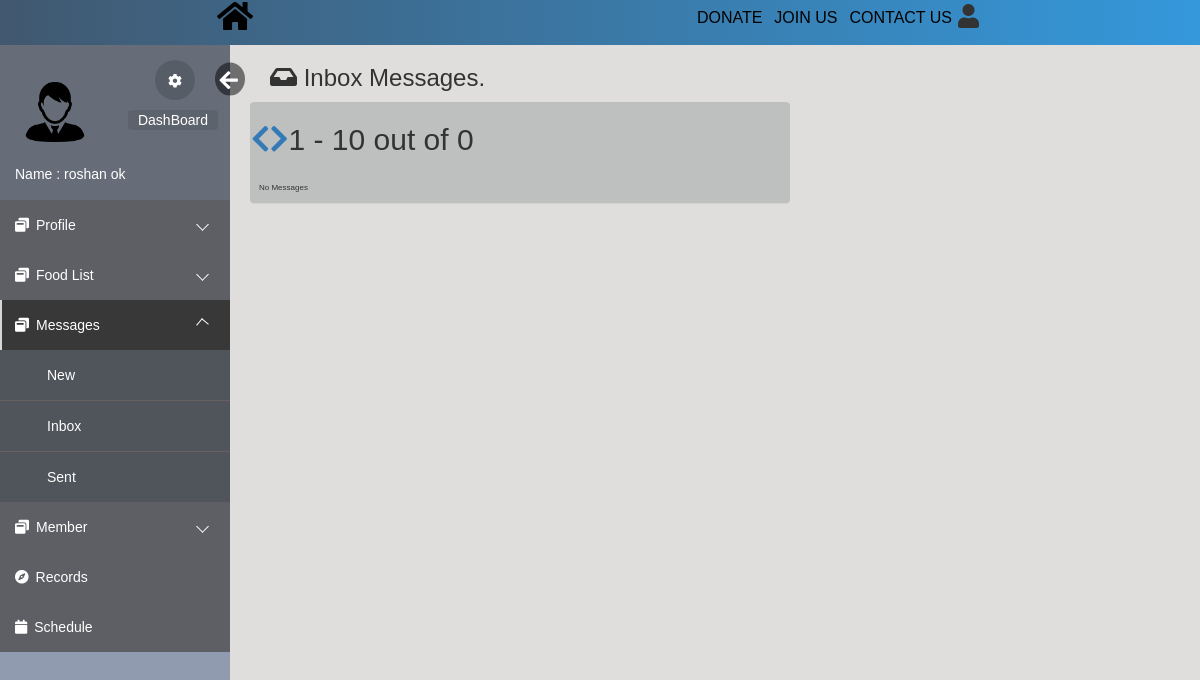
Page /html/inbox.php (signed in) on the earlier database version.
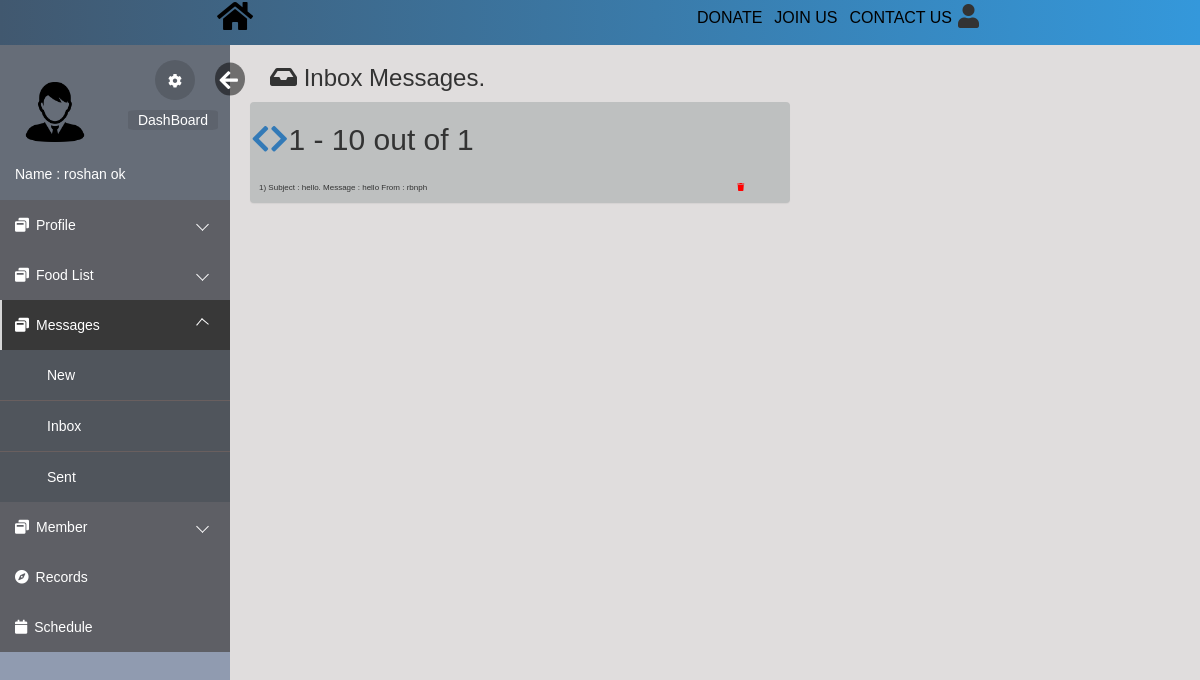
Same page on the later database version.
### tables this page shows
CREATE TABLE `messages` (
  `message_id` int(10) UNSIGNED NOT NULL,
  `msg_to` varchar(20) DEFAULT NULL,
  `msg_from` varchar(20) DEFAULT NULL,
  `subject` varchar(30) DEFAULT NULL,
  `message` varchar(255) DEFAULT NULL,
  `date` timestamp NULL DEFAULT CURRENT_TIMESTAMP ON UPDATE CURRENT_TIMESTAMP
);

### html/inbox.php (the view, shortened to what the changed rows need)
<?php
$pos=null;
 ?>
<!DOCTYPE html>
<html lang="en">
<head>
    <link rel="stylesheet" href="https://maxcdn.bootstrapcdn.com/bootstrap/3.3.6/css/bootstrap.min.css">
    <link rel="stylesheet" href="https://maxcdn.bootstrapcdn.com/font-awesome/4.6.3/css/font-awesome.min.css">
    <link rel="stylesheet" href="../css/loginindex.css">
    <link rel="stylesheet" href="css/editprofile.css">
    <link rel="stylesheet" href="css/index.css">
    <link rel="stylesheet" href="https://use.fontawesome.com/releases/v5.3.1/css/all.css">
</head>
<body>
    <div class="body_wrapper">
        <div class="container">
            <div class="col-md-6 col-sm-9 contains">
                <div class="panel profile-panel">
                <h2>
                    <?php
                    $from=$_SESSION['username'];
                          $sql = "SELECT * from `messages` where `msg_to`='$from'";
                            require_once("DBConnect.php");
                            $resulttotal = $conn-> query($sql);
                            $total = mysqli_num_rows($resulttotal);?>
              <?php if($pos==null){$pos=0;}?>
              <?php if($pos>0){?>
              <a style="float:left;" href="sent.php?pos=<?php echo $pos-10;?>"><i class="fa fa-chevron-left"></i></a>
              <?php }else { ?>
              <a style="float:left;"><i class="fa fa-chevron-left"></i></a>
              <?php }
              if($pos<$total && $total-$pos>10){ ?>
              <a style="float:left;" href="sent.php?pos=<?php echo $pos+10;?>"><i class="fa fa-chevron-right"></i></a>
              <?php } else { ?>
                <a style="float:left;"><i class="fa fa-chevron-right"></i></a>
              <?php } ?>
              <p style="margin:8px 0 0 5px;"><?php echo ($pos+1)." - ".($pos+10);?> out of <?php echo $total?></p>
              </h2>
                    <table>
    <?php
    $count=1;
    require_once("DBConnect.php");
    $from=$_SESSION['username'];
        $sql = "SELECT * from `messages` WHERE `msg_to`='$from' ORDER BY `message_id` DESC";
	$result = $conn-> query($sql);
	if($result-> num_rows >0){
            $del_count=0;
            while($del_count<20 &&  $row = $result-> fetch_assoc()){
                echo "<tr><td>".$count.") Subject : ".$row["subject"].". Message : ".$row["message"]." From : ".$row["msg_from"]." "."</td>";
                ?>
                 <td>
                <a onclick="return confirm('Are you sure you want to delete this message?')" href="delete_message.php?msgid_inbox=<?= $row['message_id'];?>"><i style="color: red;" class="fa fa-trash" aria-hidden="true"></i></a>
            </td></tr>
            <?php
                $count++;
               $del_count++;
            }}else{
                echo "<tr><td>No Messages</td></tr>";
            }
        echo "</table>";
        ?>
                </div>
            </div>
        </div>
    </div>
</body>
</html>

Differences in the rows shown:
added messages: subject "hello", message "hello", msg_from "rbnph"
Other differences:
$total: "0" → "1"
text no longer shown: "No Messages"
